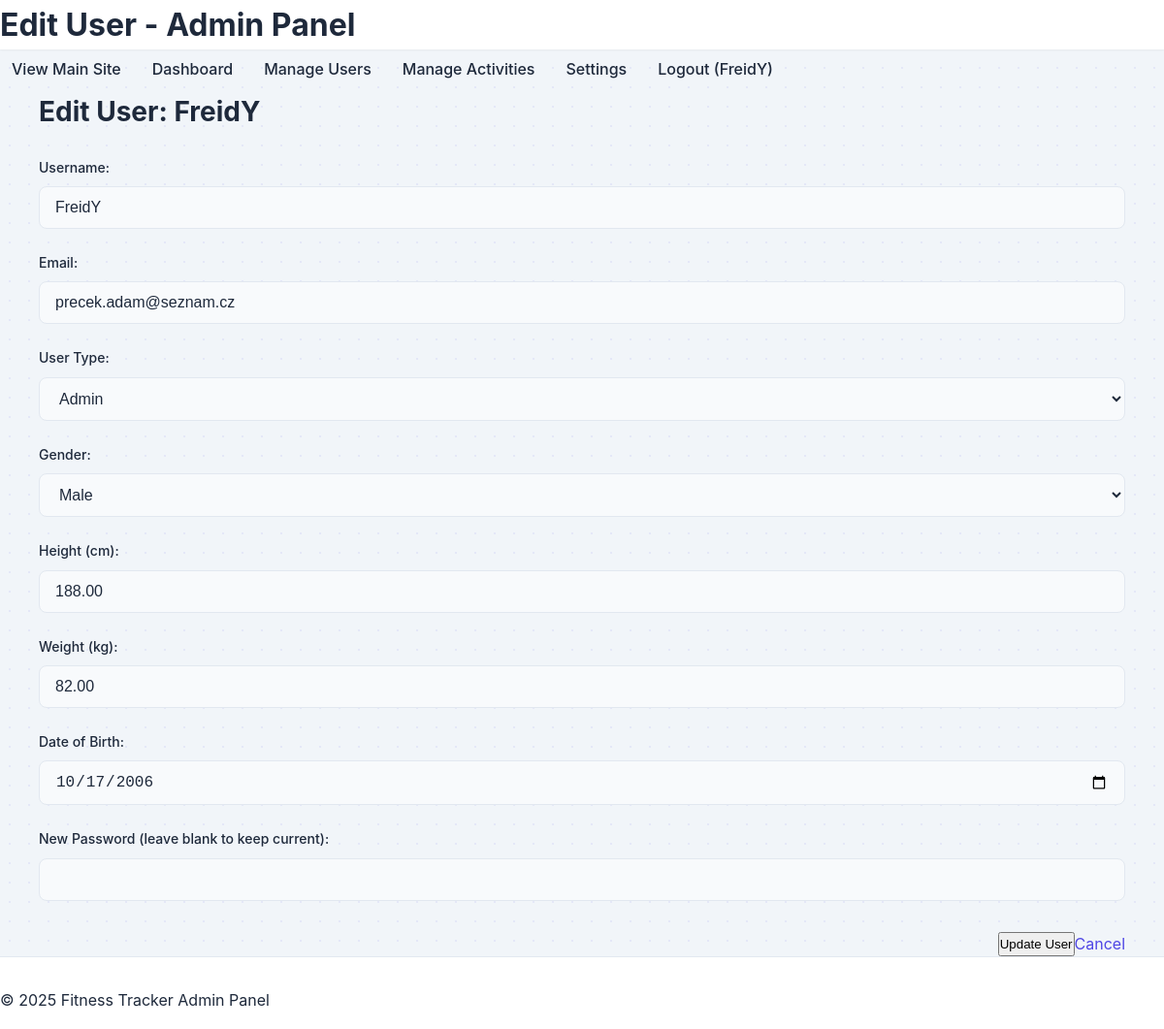
/admin/edit_user.php?id=1 (signed in), run on the app's committed database.
### tables this page shows
CREATE TABLE IF NOT EXISTS users (
    id INT AUTO_INCREMENT PRIMARY KEY,
    username VARCHAR(50) NOT NULL UNIQUE,
    email VARCHAR(100) NOT NULL UNIQUE,
    password VARCHAR(255) NOT NULL,
    user_type ENUM('user', 'admin') NOT NULL DEFAULT 'user',
    gender ENUM('male', 'female','other') NOT NULL,
    height DECIMAL(5,2) DEFAULT NULL,
    weight DECIMAL(5,2) DEFAULT NULL,
    date_of_birth DATE DEFAULT NULL,
    created_at TIMESTAMP DEFAULT CURRENT_TIMESTAMP,
    updated_at TIMESTAMP DEFAULT CURRENT_TIMESTAMP ON UPDATE CURRENT_TIMESTAMP
);

### admin/edit_user.php (the view, shortened to what this page needs)
<?php
require_once '../config.php';
$pageTitle = "Edit User - Admin Panel";
$user_id = $_GET['id'] ?? null;
$user = null;
$error_message = '';
try {
    $stmt = $pdo->prepare("SELECT id, username, email, user_type, gender, height, weight, date_of_birth FROM users WHERE id = :id");
    $stmt->bindParam(':id', $user_id, PDO::PARAM_INT);
    $stmt->execute();
    $user = $stmt->fetch(PDO::FETCH_ASSOC);
} catch (PDOException $e) {
    $error_message = "Error fetching user data: " . $e->getMessage();
}
?>
<!DOCTYPE html>
<html lang="en">
<head>
    <link rel="stylesheet" href="../public/css/styles.css">
</head>
<body>
    <header>
        <h1><?php echo htmlspecialchars($pageTitle); ?></h1>
    </header>
    <nav>
        <ul>
            <li><a href="../index.php" target="_blank">View Main Site</a></li>
            <li><a href="index.php">Dashboard</a></li>
            <li><a href="users.php">Manage Users</a></li>
            <li><a href="activities.php">Manage Activities</a></li>
            <li><a href="settings.php">Settings</a></li>
            <li><a href="logout.php">Logout (<?php echo htmlspecialchars($_SESSION['admin_username']); ?>)</a></li>
        </ul>
    </nav>
    <div class="container">
        <div class="content">
            <h2>Edit User: <?php echo htmlspecialchars($user['username'] ?? 'N/A'); ?></h2>
            <?php if ($user): ?>
            <form action="update_user.php" method="post">
                <div class="form-group">
                    <label for="username">Username:</label>
                    <input type="text" id="username" name="username" value="<?php echo htmlspecialchars($user['username'] ?? ''); ?>" required>
                </div>
                <div class="form-group">
                    <label for="email">Email:</label>
                    <input type="email" id="email" name="email" value="<?php echo htmlspecialchars($user['email'] ?? ''); ?>" required>
                </div>
                <div class="form-group">
                    <label for="user_type">User Type:</label>
                    <select id="user_type" name="user_type" required>
                        <option value="admin" <?php echo (($user['user_type'] ?? '') === 'admin') ? 'selected' : ''; ?>>Admin</option>
                    </select>
                </div>
                <div class="form-group">
                    <label for="gender">Gender:</label>
                    <select id="gender" name="gender">
                        <option value="male" <?php echo (($user['gender'] ?? '') === 'male') ? 'selected' : ''; ?>>Male</option>
                    </select>
                </div>
                <div class="form-group">
                    <label for="height">Height (cm):</label>
                    <input type="number" id="height" name="height" value="<?php echo htmlspecialchars($user['height'] ?? ''); ?>" step="0.01" min="0">
                </div>
                <div class="form-group">
                    <label for="weight">Weight (kg):</label>
                    <input type="number" id="weight" name="weight" value="<?php echo htmlspecialchars($user['weight'] ?? ''); ?>" step="0.01" min="0">
                </div>
                <div class="form-group">
                    <label for="date_of_birth">Date of Birth:</label>
                    <input type="date" id="date_of_birth" name="date_of_birth" value="<?php echo htmlspecialchars($user['date_of_birth'] ?? ''); ?>">
                </div>
                <div class="form-group">
                    <label for="password">New Password (leave blank to keep current):</label>
                    <input type="password" id="password" name="password" autocomplete="new-password">
                </div>
                <div class="form-actions">
                    <button type="submit">Update User</button>
                    <a href="users.php">Cancel</a>
                </div>
            </form>
            <?php elseif(!$error_message): ?>
                <p>User data could not be loaded.</p>
            <?php endif; ?>
        </div>
    </div>
    <footer>
        <p>&copy; <?php echo date("Y"); ?> Fitness Tracker Admin Panel</p>
    </footer>
</body>
</html>

### public/css/styles.css (style rules this page uses)
:root { --primary-color: #4f46e5; --primary-hover: #4338ca; --secondary-color: #f472b6; --secondary-hover: #ec4899; --success-color: #10b981; --danger-color: #ef4444; --warning-color: #f59e0b; --info-color: #7046e5; --dark-color: #1e293b; --light-color: #f8fafc; --text-color: #1e293b; --text-muted: #64748b; --border-color: #e2e8f0; --card-bg: #ffffff; --card-bg-2: #f1f5f9; --body-bg: #f1f5f9; --primary-rgb: 79, 70, 229; --secondary-rgb: 244, 114, 182; --success-rgb: 16, 185, 129; --danger-rgb: 239, 68, 68; --warning-rgb: 245, 158, 11; --dark-rgb: 30, 41, 59; --light-rgb: 248, 250, 252; --shadow-sm: 0 1px 2px 0 rgba(0, 0, 0, 0.05); --shadow-md: 0 4px 6px -1px rgba(0, 0, 0, 0.1), 0 2px 4px -1px rgba(0, 0, 0, 0.06); --shadow-lg: 0 10px 15px -3px rgba(0, 0, 0, 0.1), 0 4px 6px -2px rgba(0, 0, 0, 0.05); --transition: all 0.3s cubic-bezier(0.25, 0.8, 0.25, 1); --border-radius-sm: 0.375rem; --border-radius: 0.5rem; --border-radius-lg: 0.75rem; }
* { margin: 0; padding: 0; box-sizing: border-box; }
body { font-family: 'Inter', 'Segoe UI', -apple-system, BlinkMacSystemFont, Roboto, Arial, sans-serif; line-height: 1.6; color: var(--text-color); background-color: var(--body-bg); min-height: 100vh; display: flex; flex-direction: column; transition: background-color 0.3s ease, color 0.3s ease; position: relative; background-image: radial-gradient( rgba(var(--primary-rgb), 0.08) 1px, transparent 1px ); background-size: 20px 20px; background-position: 0 0; }
.container { width: 100%; max-width: 1200px; margin: 0 auto; padding: 0 2.5rem; }
a { color: var(--primary-color); text-decoration: none; transition: var(--transition); }
header { background-color: var(--card-bg); box-shadow: var(--shadow-sm); position: sticky; top: 0; z-index: 100; opacity: 0; animation: fadeIn 0.4s ease-out forwards; animation-delay: 0.05s; }
nav ul { display: flex; list-style: none; gap: 0.5rem; }
nav ul li a { display: inline-block; padding: 0.5rem 0.75rem; border-radius: var(--border-radius); font-weight: 500; color: var(--text-color); transition: var(--transition); position: relative; }
nav ul li a::after { content: ''; position: absolute; width: 0; height: 2px; bottom: 0; left: 50%; background-color: var(--primary-color); transition: var(--transition); }
h2 { font-size: 1.75rem; margin-bottom: 1.5rem; color: var(--dark-color); font-weight: 700; }
.form-group { margin-bottom: 1.5rem; position: relative; }
label { display: block; font-weight: 500; margin-bottom: 0.5rem; color: var(--text-color); font-size: 0.875rem; }
input, textarea, select { width: 100%; padding: 0.75rem 1rem; border: 1px solid var(--border-color); border-radius: var(--border-radius); font-size: 1rem; transition: var(--transition); background-color: var(--light-color); color: var(--text-color); }
input::placeholder, textarea::placeholder { color: var(--text-muted); opacity: 0.8; }
.form-actions { margin-top: 2rem; }
footer { background-color: var(--card-bg); border-top: 1px solid var(--border-color); padding: 2rem 0 1rem 0; margin-top: auto; opacity: 0; animation: fadeIn 0.4s ease-out forwards; animation-delay: 0.15s; }
body { transition: background-color 0.3s ease, color 0.3s ease; }
header, footer, .card, .auth-form, .input-icon-wrapper, select, input, textarea, .checkbox-label::before { transition: background-color 0.3s ease, border-color 0.3s ease, box-shadow 0.3s ease; }
.form-actions { margin-top: 2rem; display: flex; justify-content: flex-end; }
.form-group { margin-bottom: 1.5rem; }

### data on the page
users: username "FreidY", email "precek.adam@seznam.cz", user_type "Admin", gender "Male", height "188.00", weight "82.00", date_of_birth "10/17/2006"

### other printed values
$pageTitle "Edit User - Admin Panel"
$_SESSION['admin_username'] "FreidY"
